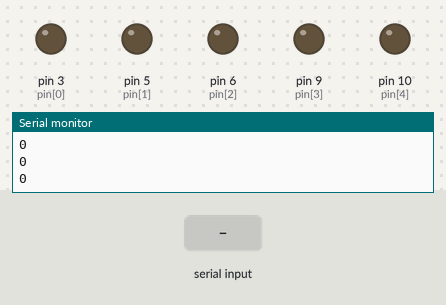
Simulated run of this sketch. Board: Arduino Uno, built with avr-gcc and run on an emulated ATmega328P. On the bench: output pins drawn as LEDs (lit = HIGH), the last lines printed to the serial monitor. Inputs (shaded band) come from the test bench.

Above: at 1.5 s.
1.6 s: "+" received over Serial
At 2.5 s:
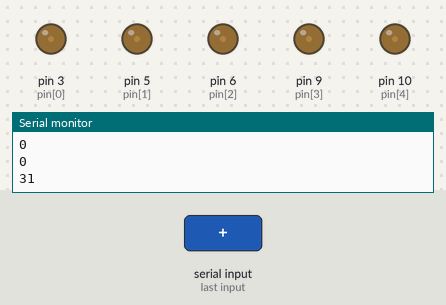
3.5 s: "-" received over Serial
At 4.8 s:
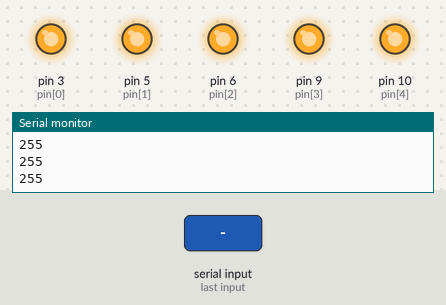
Timing chart, 0 to 6.5 s (numbered marks = the images above; inputs shaded):
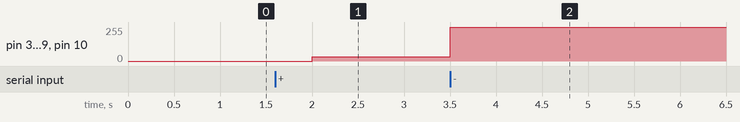

Measured:
- after the input at 1.6 s, pin 3 (pin[0]), pin 5 (pin[1]), pin 6 (pin[2]), pin 9 (pin[3]), pin 10 (pin[4]): 0/255 → 31/255 after 0.40 s
- after the input at 3.5 s, pin 3 (pin[0]), pin 5 (pin[1]), pin 6 (pin[2]), pin 9 (pin[3]), pin 10 (pin[4]): 31/255 → 255/255 at once

The sketch:

Ex02a.ino
```cpp
// Ex02a
// Experiment with PWM

int d = 500;                  // Delay between loop cycles
const int NUM_LEDS = 5;       // Number of LEDs
int pin[] = {3, 5, 6, 9, 10}; // Define which PWM pins will be used.
double alpha = -1;            // Intensity value to LEDs
double da = 32.0;             // Increment in intensity per loop
char receivedChar;            // Character received from the serial input

void setup() {
  for (int i = 0; i < NUM_LEDS; i++){
    pinMode(pin[i], OUTPUT);  // set the pin to be output
  }

  Serial.begin(9600);         // start the serial monitor/plotter
}

void loop() {

    for (int i = 0; i < NUM_LEDS; i++){
      // The value written to the output is alpha,
      // subject to hard limits of 0, 255.
      int a = max(min((int)alpha,255),0);

      // Display the signal sent to the first LED
      if (i == 0)  Serial.println(a);

      // Write the value as "analog" to the pin.
      // Small value of "a" (near 0) corresponds to small PWM duty cycle
      // Large value of "a" (near 255) corresponds to large PWM duty cycle
      analogWrite(pin[i], a);
    }


    delay(d);                 // Delay before looping


  // Optionally, modify the intensity
  if (Serial.available() > 0) {

    receivedChar = Serial.read();

    // Change the intensity
    if (receivedChar == '+') {
      alpha += da;
      // After passing 255, cycle back to low intensity
      if (alpha > 255) alpha = -1;
    }
    else if (receivedChar == '-') {
      alpha -= da;
      // After passing 0, cycle back to high intensity
      if (alpha < 0) alpha = 255;
    }
  }
}
```
